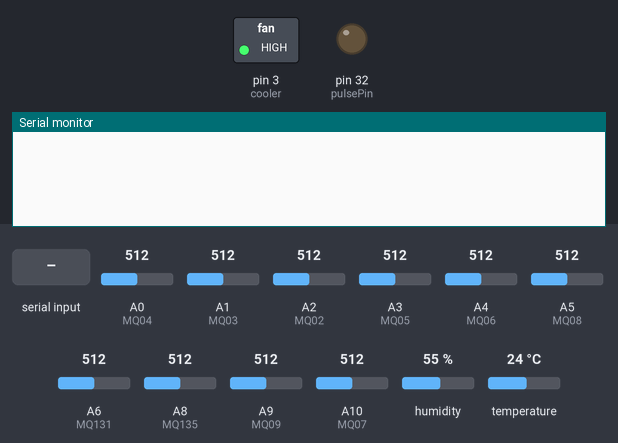
A sketch run on a simulated Arduino Mega 2560, built with avr-gcc and run on an emulated ATmega2560. On the bench: switched loads named in the sketch (green lamp = pin HIGH), output pins drawn as LEDs (lit = HIGH), the last lines printed to the serial monitor. The test bench sets the inputs (shaded band); at power-on: A0 (MQ04) = 512, A1 (MQ03) = 512, A2 (MQ02) = 512, A3 (MQ05) = 512, A4 (MQ06) = 512, A5 (MQ08) = 512, A6 (MQ131) = 512, A8 (MQ135) = 512, A9 (MQ09) = 512, A10 (MQ07) = 512, humidity 55 %, temperature 24 °C. The local clock reads 2024-03-15 10:24:30 at power-on unless the sketch sets it; storage starts empty.

Above: at 0.9 s.
1.0 s: "90,45\n" received over the second serial link
At 3.0 s:
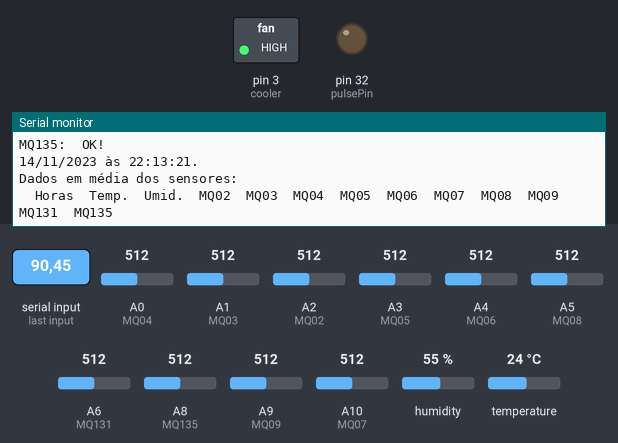
At 3.9 s:
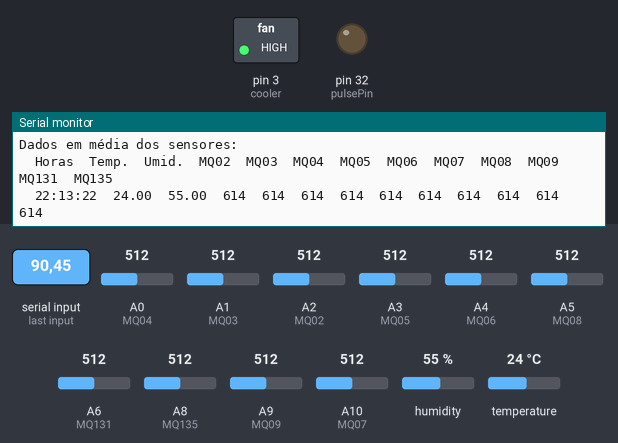
Timing chart, 0 to 5.4 s (numbered marks = the images above; inputs shaded):
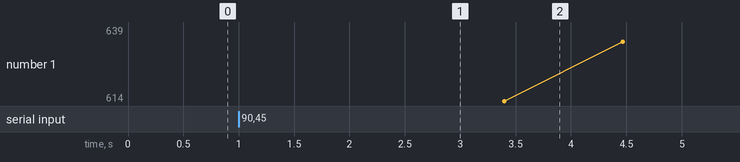

The sketch:

NarizEletronico.ino
```cpp
/*2019/03/12 - IFG-Câmpus Goiânia - Codigo_Geral_Base
  Criador: Victor Gabriel P. Santos
  **Código Base para o projeto do Nariz eletrônico.
  **Fixa Técnica:
    - Módulo Bluetooth Hc-05:
      + Rx necessita de divisor de tensão (5V~3,3V).

    -Sensores de Gás:
      + MQ02 - Detecção de Metano, Butano, GPL e Fumaça;
      + MQ03 - Detecção de Álcool, Etanol e Fumaça;
      + MQ04 - Detecção de Metano;
      + MQ05 - Detecção de H2, GLP, CH4, CO, Álcool e Gás Natural;
      + MQ06 - Detecção de GPL, Isobutano, Butano e Propano;
      + MQ07 - Detecção de Monóxido de Carbono;
      + MQ08 - Detecção de H2;
      + MQ09 - Detecção de CH4 e GPL;
      + MQ131 - Detecção de Ozônio;
      + MQ135 - Detecção de Benzeno, Álcool, Fumaça, Propano, Formaldeído e Hidrogênio, Amônia.

    -Sensor de Temperatura e Umidade DHT22.

    -Tiny RTC: ***COMUNICAÇÃO I2C***
      + SDA: pino 20;
      + SCL: pino 21.

    - Módulo SD card: ***COMUNICAÇÃO SPI***
      + Os seguintes pinos necessitam de um divisor de tensão (5V~3,3V).
         MOSI: pino 50;
         MISO: pino 51; (Exceção)
         SCK: pino 52.
*/

//Bibliotecas:
  #include <DHT.h>
  #include <Wire.h>
  #include <RTClib.h>
  #include <SPI.h>
  #include <SD.h>

// Configuração do DHT:
  #define DHT_Pin A11
  #define DHT_Type DHT22
  DHT TempHum(DHT_Pin, DHT_Type);
  float Humidity, Temperature;

// Configuração dos sensores de gás:
  #define MQ02 A2
  #define MQ03 A1
  #define MQ04 A0
  #define MQ05 A3
  #define MQ06 A4
  #define MQ07 A10
  #define MQ08 A5
  #define MQ09 A9
  #define MQ131 A6
  #define MQ135 A8
  #define MQX A7
  #define pulsePin 32
  #define pulseTime 60000
  int S[11] = {0};
  unsigned long tempo, tempo1, timedel;

// Configuração do Hc05:
  int x, i = 5, Time = 1000, option;
  int Option;
  bool show[10] = {0,1,0,1,0,0,0,0,1,1};

// Configuração do RTC:
  RTC_DS1307 rtc;

// Configuração do SD Card:
  #define CS 4
  File data;
  String Arquivo = "analise.txt";

// Variaveis Globais
  #define cooler 3
  byte lock = 1;

void mean(void);     void checkSensor(void);
void header(void);   void writeOption(void);
void reading(void);  void getDate(void);
void getTime(void);  void reportTime(void);
void report(void);   void pulse(void);
void delData(void);  void connection(void);
void MQSensor(void); void (*reset)(void)= 0;

void setup(){
  //Sincronização
    tempo = millis(); tempo1 = millis(); timedel = millis();
  //Definir as funcões dos pinos
    pinMode(pulsePin, OUTPUT); pinMode(cooler, OUTPUT); //digitalWrite(pulsePin, HIGH);
  //Inicialização
    Serial.begin(9600); Serial3.begin(9600);
    Wire.begin(); TempHum.begin(); SD.begin(CS);
    while(!Serial3.available()){
      analogWrite(cooler,255); pulse();
    }
    Serial3.read(); Serial3.flush();
    rtc.begin(); rtc.isrunning(); rtc.adjust(DateTime(__DATE__, __TIME__));
  //Verificação dos Módulos
    Serial3.println("Inicializando...");
    connection();

  getDate(); getTime(); // Obtem data e hora do RTC.
  checkSensor(); // Checa se os sensores estão ligados.
  header(); option = 48;
}

void loop(){
  writeOption(); delData(); connection(); pulse();
  getTime(); reading(); MQSensor(); report(); analogWrite(cooler, 255);
}

void connection(){
  if(!rtc.isrunning()){
    rtc.adjust(DateTime(__DATE__, __TIME__));
    if(lock){
      //Serial3.println("O relógio não está ativo!");
    }
  }
  if(!SD.begin(CS)){
    if(lock){
      //Serial3.println("Cartão SD não encontrado!"); Serial3.println("");
    }
  }
  if(rtc.isrunning() && SD.begin(CS)){
    if(lock){
      //Serial3.println("Dispositivos conectados!"); Serial3.println("");
    }
    lock = 0; return;
  }
  lock = 1;
}

void delData(){
  if(option == 57){
    Serial3.println("Deseja limpar o arquivo de texto? [S/n]");
    while(!Serial3.available()); option = Serial3.read();
    switch(option){
      case 83: SD.remove(Arquivo);
               while((SD.exists(Arquivo)) && (millis() - timedel < 2000)){
                    SD.remove(Arquivo); timedel = millis();
               }
               if(SD.exists(Arquivo)) Serial3.println("Falha ao limpar cartão."); break;
      case 115: SD.remove(Arquivo);
                while((SD.exists(Arquivo)) && (millis() - timedel < 2000)){
                     SD.remove(Arquivo); timedel = millis();
                }
                if(SD.exists(Arquivo)) Serial3.println("Falha ao limpar cartão."); break;
      default: option = 48; break;
    }
  }
}

void mean(){
  for(x=0; x<i; x++){
      S[0] += analogRead(MQ02); S[1] += analogRead(MQ03); S[2] += analogRead(MQ04); S[3] += analogRead(MQ05);
      S[4] += analogRead(MQ06); S[6] += analogRead(MQ08); S[8] += analogRead(MQ131); S[9] += analogRead(MQ135);
      if(digitalRead(pulsePin) == HIGH){
        analogReference(INTERNAL1V1); S[5] += analogRead(MQ07); S[7] += analogRead(MQ09); analogReference(DEFAULT);
      }
      else {
        analogReference(DEFAULT); S[5] += analogRead(MQ07); S[7] += analogRead(MQ09);
      }
      delay(Time/i);
    }
    S[0] = int(S[0]/x); S[1] = int(S[1]/x); S[2] = int(S[2]/x); S[3] = int(S[3]/x); S[4] = int(S[4]/x);
    S[5] = int(S[5]/x); S[6] = int(S[6]/x); S[7] = int(S[7]/x); S[8] = int(S[8]/x); S[9] = int(S[9]/x);
}

void checkSensor(){
  mean(); checkSensorMS(); checkSensorBT();
}

void checkSensorMS(){
  Serial.println(""); Serial.println("Checagem de Sensores:");
  if(S[0] != 0) {Serial.print("MQ02:\t"); Serial.println("OK!");}
      else {Serial.print("MQ02:\t"); Serial.println("Não Conectado!");}
  if(S[1] != 0) {Serial.print("MQ03:\t"); Serial.println("OK!");}
      else {Serial.print("MQ03:\t"); Serial.println("Não Conectado!");}
  if(S[2] != 0) {Serial.print("MQ04:\t"); Serial.println("OK!");}
      else {Serial.print("MQ04:\t"); Serial.println("Não Conectado!");}
  if(S[3] != 0) {Serial.print("MQ05:\t"); Serial.println("OK!");}
      else {Serial.print("MQ05:\t"); Serial.println("Não Conectado!");}
  if(S[4] != 0) {Serial.print("MQ06:\t"); Serial.println("OK!");}
      else {Serial.print("MQ06:\t"); Serial.println("Não Conectado!");}
  if(S[5] != 0) {Serial.print("MQ07:\t"); Serial.println("OK!");}
      else {Serial.print("MQ07:\t"); Serial.println("Não Conectado!");}
  if(S[6] != 0) {Serial.print("MQ08:\t"); Serial.println("OK!");}
      else {Serial.print("MQ08:\t"); Serial.println("Não Conectado!");}
  if(S[7] != 0) {Serial.print("MQ09:\t"); Serial.println("OK!");}
      else {Serial.print("MQ09:\t"); Serial.println("Não Conectado!");}
  if(S[8] != 0) {Serial.print("MQ131:\t"); Serial.println("OK!");}
      else {Serial.print("MQ131:\t"); Serial.println("Não Conectado!");}
  if(S[9] != 0) {Serial.print("MQ135:\t"); Serial.println("OK!");}
      else {Serial.print("MQ135:\t"); Serial.println("Não Conectado!");}
  Serial.println(""); Serial.println("");
}

void checkSensorBT(){
  Serial3.println(""); Serial3.println("Checagem de Sensores:");
  if(S[0] != 0) Serial3.println("   MQ02:   OK!");
      else Serial3.println("   MQ02:   Não Conectado!");
  if(S[1] != 0) Serial3.println("   MQ03:   OK!");
      else Serial3.println("   MQ03:   Não Conectado!");
  if(S[2] != 0) Serial3.println("   MQ04:   OK!");
      else Serial3.println("   MQ04:   Não Conectado!");
  if(S[3] != 0) Serial3.println("   MQ05:   OK!");
      else Serial3.println("   MQ05:   Não Conectado!");
  if(S[4] != 0) Serial3.println("   MQ06:   OK!");
      else Serial3.println("   MQ06:   Não Conectado!");
  if(S[5] != 0) Serial3.println("   MQ07:   OK!");
      else Serial3.println("   MQ07:   Não Conectado!");
  if(S[6] != 0) Serial3.println("   MQ08:   OK!");
      else Serial3.println("   MQ08:   Não Conectado!");
  if(S[7] != 0) Serial3.println("   MQ09:   OK!");
      else Serial3.println("   MQ09:   Não Conectado!");
  if(S[8] != 0) Serial3.println("   MQ131: OK!");
      else Serial3.println("   MQ131: Não Conectado!");
  if(S[9] != 0) Serial3.println("   MQ135: OK!");
      else Serial3.println("   MQ135: Não Conectado!");
  Serial3.println(""); Serial3.println("");
}

void MQSensor(){
  mean();
  if(show[0]){Serial3.print("MQ02:  "); if(S[0] < 100) Serial3.print(" "); Serial3.print(S[0]); Serial3.print("   ");}
  if(show[1]){Serial3.print("MQ03:  "); if(S[0] < 100) Serial3.print(" "); Serial3.print(S[1]); Serial3.print("   ");}
  if(show[2]){Serial3.print("MQ04:  "); if(S[0] < 100) Serial3.print(" "); Serial3.print(S[2]); Serial3.print("   ");}
  if(show[3]){Serial3.print("MQ05:  "); if(S[0] < 100) Serial3.print(" "); Serial3.print(S[3]); Serial3.print("   ");}
  if(show[4]){Serial3.print("MQ06:  "); if(S[0] < 100) Serial3.print(" "); Serial3.print(S[4]); Serial3.print("   ");}
  if(show[5]){Serial3.print("MQ07:  "); if(S[0] < 100) Serial3.print(" "); Serial3.print(S[5]); Serial3.print("   ");}
  if(show[6]){Serial3.print("MQ08:  "); if(S[0] < 100) Serial3.print(" "); Serial3.print(S[6]); Serial3.print("   ");}
  if(show[7]){Serial3.print("MQ09:  "); if(S[0] < 100) Serial3.print(" "); Serial3.print(S[7]); Serial3.print("   ");}
  if(show[8]){Serial3.print("MQ131: "); if(S[0] < 100) Serial3.print(" "); Serial3.print(S[8]); Serial3.print("   ");}
  if(show[9]){Serial3.print("MQ135: "); if(S[0] < 100) Serial3.print(" "); Serial3.print(S[9]); Serial3.print("   ");}
  Serial3.println(""); Serial3.println("");
}

void header(){
  data = SD.open(Arquivo, FILE_WRITE);
  //if(!data){Serial3.println("   ***Erro ao abrir documento de texto.***   ");}
    data.print("Experimento iniciado no dia ");
    DateTime now = rtc.now();
    if(now.day() < 10){ data.print("0"); Serial.print("0");}
      data.print(now.day(), DEC); Serial.print(now.day(), DEC); data.print("/"); Serial.print("/");
    if(now.month() < 10){ data.print("0"); Serial.print("0");}
      data.print(now.month(), DEC); Serial.print(now.month(), DEC); data.print("/"); Serial.print("/");
    if(now.year() < 10){ data.print("0"); Serial.print("0");}
      data.print(now.year(), DEC); Serial.print(now.year(), DEC); data.print(" às "); Serial.print(" às ");
    reportTime(); data.print("."); data.println(""); data.println(""); data.print("    Dados em média dos sensores:"); data.println("");

  //Relatório no Cartão SD
      data.print("\t"); data.print("Horas"); data.print("\t"); data.print("Temp."); data.print("\t");
      data.print("Umid."); data.print("\t"); data.print("MQ02"); data.print("\t"); data.print("MQ03"); data.print("\t");
      data.print("MQ04"); data.print("\t"); data.print("MQ05"); data.print("\t"); data.print("MQ06"); data.print("\t");
      data.print("MQ07"); data.print("\t"); data.print("MQ08"); data.print("\t"); data.print("MQ09"); data.print("\t");
      data.print("MQ131"); data.print("\t"); data.print("MQ0135"); data.print("\t"); data.println(""); data.close();

  //Relatório no monitor Serial
      Serial.print("."); Serial.println(""); Serial.println(""); Serial.print("Dados em média dos sensores:"); Serial.println("");
      Serial.print("\t"); Serial.print("Horas"); Serial.print("\t"); Serial.print("Temp."); Serial.print("\t");
      Serial.print("Umid."); Serial.print("\t"); Serial.print("MQ02"); Serial.print("\t"); Serial.print("MQ03"); Serial.print("\t");
      Serial.print("MQ04"); Serial.print("\t"); Serial.print("MQ05"); Serial.print("\t"); Serial.print("MQ06"); Serial.print("\t");
      Serial.print("MQ07"); Serial.print("\t"); Serial.print("MQ08"); Serial.print("\t"); Serial.print("MQ09"); Serial.print("\t");
      Serial.print("MQ131"); Serial.print("\t"); Serial.print("MQ135"); Serial.print("\t"); Serial.println("");
}

void writeOption(){
  if(Serial3.available()){
    option = Serial3.read();
    if(option == 35){
      while(Serial3.available()){
        Option = Option*10;
        Option += Serial3.read() - 48;
      }
      Serial.println(Option);
      switch(Option){
        case 2: show[0] = !show[0]; break;
        case 3: show[1] = !show[1]; break;
        case 4: show[2] = !show[2]; break;
        case 5: show[3] = !show[3]; break;
        case 6: show[4] = !show[4]; break;
        case 7: show[5] = !show[5]; break;
        case 8: show[6] = !show[6]; break;
        case 9: show[7] = !show[7]; break;
        case 131: show[8] = !show[8]; break;
        case 135: show[9] = !show[9]; break;
        case -6: Serial3.println(); delay(100); reset(); break;
      }
      Option = 0;
    }
  }
}

void reading(){
  if(millis() - tempo1 > (Time)){
    Serial3.print(F(" - "));
    Humidity = TempHum.readHumidity(); Temperature = TempHum.readTemperature();
    Serial3.print(" Temp.: "); Serial3.print(Temperature); Serial3.print("°C ");
    Serial3.print(" Umid.: "); Serial3.print(Humidity); Serial3.println("% ");
    tempo1 = millis();
  }
}

void getDate(){
  Serial3.println(""); DateTime now = rtc.now();
  if(now.day() < 10){ Serial3.print("0"); Serial3.print(now.day(), DEC);}
    else {Serial3.print(now.day(), DEC);} Serial3.print("/");
  if(now.month() < 10){ Serial3.print("0"); Serial3.print(now.month(), DEC);}
    else {Serial3.print(now.month(), DEC);} Serial3.print("/");
  if(now.year() < 10){ Serial3.print("0"); Serial3.print(now.year(), DEC);}
    else {Serial3.print(now.year(), DEC);} Serial3.print(" - ");
}

void getTime(){
  DateTime now = rtc.now();
  if(now.hour() < 10) Serial3.print("0"); Serial3.print(now.hour(), DEC); Serial3.print(":");
  if(now.minute() < 10) Serial3.print("0"); Serial3.print(now.minute(), DEC); Serial3.print(":");
  if(now.second() < 10) Serial3.print("0"); Serial3.print(now.second(), DEC);
}

void reportTime(){
    DateTime now = rtc.now();
    if(now.hour() < 10){ data.print("0"); Serial.print("0");}
      data.print(now.hour(), DEC); data.print(":");
      Serial.print(now.hour(), DEC); Serial.print(":");
    if(now.minute() < 10){ data.print("0"); Serial.print("0");}
      data.print(now.minute(), DEC); data.print(":");
      Serial.print(now.minute(), DEC); Serial.print(":");
    if(now.second() < 10){ data.print("0"); Serial.print("0");}
      data.print(now.second(), DEC); Serial.print(now.second(), DEC);
}

void report(){
  data = SD.open(Arquivo, FILE_WRITE);
  //if(!data){ Serial3.println("***Erro ao abrir documento de texto.***");}
    data.print("\t"); Serial.print("\t"); reportTime(); data.print("\t"); data.print(Temperature); data.print("°C"); data.print("\t");
    Serial.print("\t"); Serial.print(Temperature); Serial.print("\t");
    data.print(Humidity); data.print("%"); data.print("\t"); Serial.print(Humidity); Serial.print("\t");
    for(int v = 0; v < 10; v++){
      if(S[v] < 100){data.print("0"); Serial.print("0");}
        data.print(S[v]); data.print("\t");
        Serial.print(S[v]); Serial.print("\t");
    }
    Serial.println(); data.close();
}

void pulse(){
  if((millis() - tempo) > pulseTime && digitalRead(pulsePin) == HIGH){
    digitalWrite(pulsePin, LOW); tempo = millis();
  }
  if((millis() - tempo) > (pulseTime + (pulseTime/3)) && digitalRead(pulsePin) == LOW){
    digitalWrite(pulsePin, HIGH); tempo = millis();
  }
}
```

Measured:
- after the input at 1.0 s, the serial monitor: prints a new line after 1.1 s (image 1)
